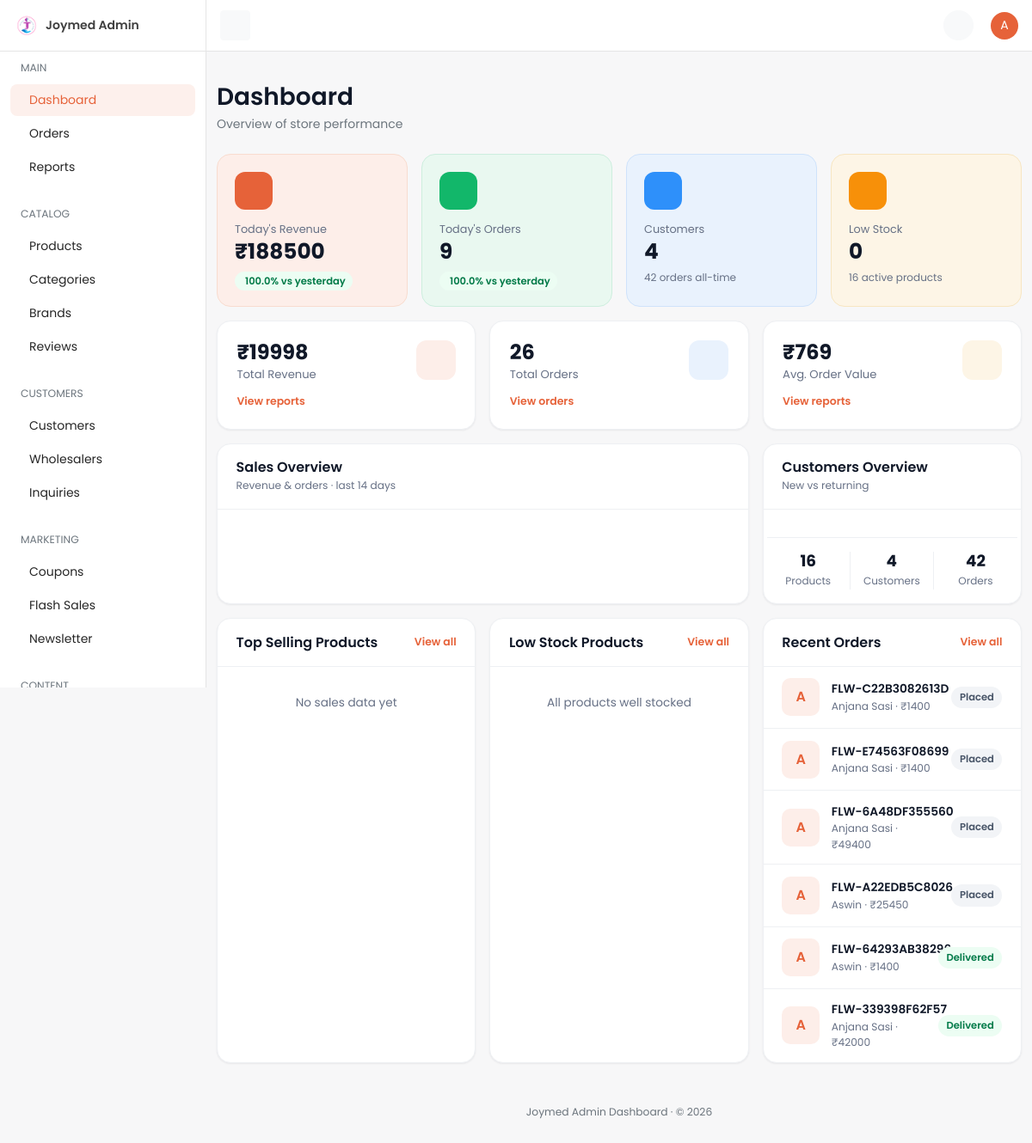
Page /dashboard/ (signed in) on the earlier database version.
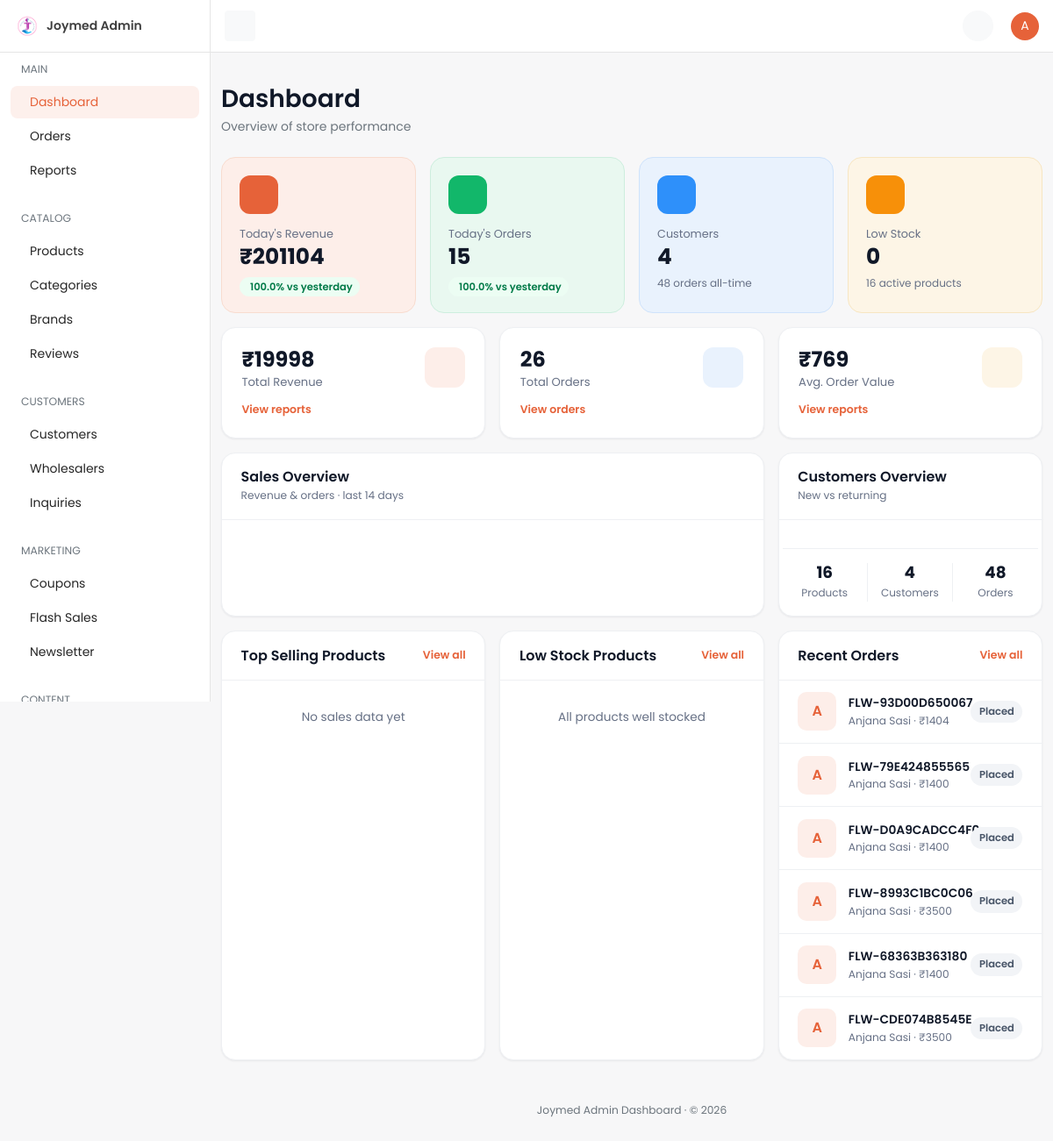
Same page on the later database version.
### orders/models.py (models this page shows, shortened)
class Order(TimeStampedModel):
    customer_profile = models.ForeignKey(
        "accounts.CustomerProfile",
        on_delete=models.CASCADE,
        related_name="orders",
        null=True,
        blank=True,
        verbose_name="Customer profile",
        help_text="Owner of this order; null for guest checkout.",
    )
    cart = models.ForeignKey(
        "cart.Cart",
        on_delete=models.SET_NULL,
        null=True,
        blank=True,
        related_name="orders",
        verbose_name="Source cart",
    )
    order_number = models.CharField(
        max_length=32,
        unique=True,
        db_index=True,
        verbose_name="Order number",
        help_text="Human-readable unique order reference.",
    )
    idempotency_key = models.CharField(
        max_length=64,
        unique=True,
        null=True,
        blank=True,
        db_index=True,
        verbose_name="Idempotency key",
        help_text="Client-supplied key preventing duplicate order creation.",
    )
    order_status = models.CharField(
        max_length=20,
        choices=OrderStatus.choices,
        default=OrderStatus.RECEIVED,
        db_index=True,
        verbose_name="Order status",
    )
    delivery_date = models.DateField(
        null=True,
        blank=True,
        verbose_name="Delivery date",
        db_index=True,
    )
    subtotal = models.DecimalField(max_digits=12, decimal_places=2, default=0)
    coupon_discount = models.DecimalField(max_digits=12, decimal_places=2, default=0)
    delivery_charge = models.DecimalField(max_digits=12, decimal_places=2, default=0)
    total_amount = models.DecimalField(
        max_digits=12,
        decimal_places=2,
        verbose_name="Total amount",
        help_text="Order total in the customer's checkout currency.",
    )
    currency = models.ForeignKey(
        "core.Currency",
        on_delete=models.PROTECT,
        null=True,
        blank=True,
        related_name="orders",
        verbose_name="Currency",
    )
    delivery_address_snapshot = models.JSONField(
        default=dict,
        verbose_name="Delivery address snapshot",
    )
    invoice_details = models.JSONField(default=dict, verbose_name="Invoice details")
    class Meta:
        verbose_name = "Order"
        verbose_name_plural = "Orders"
        indexes = [
            models.Index(
                fields=["customer_profile", "-created_at"],
                name="ord_customer_created_idx",
            ),
            models.Index(fields=["order_status"], name="orders_order_status_idx"),
            models.Index(fields=["idempotency_key"], name="orders_idempotency_key_idx"),
        ]
        ordering = ["-created_at"]

### accounts/models.py (models this page shows, shortened)
class CustomerProfile(TimeStampedModel):
    user = models.OneToOneField(
        settings.AUTH_USER_MODEL,
        on_delete=models.CASCADE,
        related_name="customer_profile",
        verbose_name="User",
        help_text="Linked Django auth user.",
    )
    phone = models.CharField(
        max_length=20,
        blank=True,
        db_index=True,
        verbose_name="Phone number",
        help_text="Customer mobile number used for OTP login.",
    )
    phone_verified = models.BooleanField(
        default=False,
        verbose_name="Phone verified",
        help_text="True after a successful OTP verification for this phone.",
    )
    preferred_language = models.CharField(
        max_length=5,
        choices=settings.LANGUAGES,
        default=settings.LANGUAGE_CODE,
        verbose_name="Preferred language",
        help_text="Customer's preferred storefront language.",
    )
    preferred_currency = models.ForeignKey(
        "core.Currency",
        on_delete=models.PROTECT,
        related_name="customer_profiles",
        verbose_name="Preferred currency",
        help_text="Currency used to display prices for this customer.",
    )
    date_of_birth = models.DateField(
        null=True,
        blank=True,
        verbose_name="Date of birth",
        help_text="Optional date of birth for personalization.",
    )
    default_address = models.ForeignKey(
        "accounts.Address",
        on_delete=models.SET_NULL,
        null=True,
        blank=True,
        related_name="+",
        verbose_name="Default address",
        help_text="Customer's primary delivery address.",
    )
    notify_via_email = models.BooleanField(
        default=True,
        verbose_name="Email notifications",
        help_text="Receive order updates via email.",
    )
    notify_via_sms = models.BooleanField(
        default=True,
        verbose_name="SMS notifications",
        help_text="Receive order updates via SMS.",
    )
    notify_via_whatsapp = models.BooleanField(
        default=False,
        verbose_name="WhatsApp notifications",
        help_text="Receive order updates via WhatsApp.",
    )
    class Meta:
        verbose_name = "Customer profile"
        verbose_name_plural = "Customer profiles"
        indexes = [
            models.Index(fields=["phone"], name="accounts_profile_phone_idx"),
        ]
    def __str__(self) -> str:
        return self.user.get_full_name() or self.user.email or str(self.pk)

### dashboard/views/home.py (the view)
# urls.py: path("", home.home_view, name="home"),
@dashboard_required
@require_GET
def home_view(request: HttpRequest) -> HttpResponse:
    summary = get_admin_dashboard_summary()
    sales_series = selectors.get_sales_series(days=14)
    customer_split = selectors.get_customer_split()
    counts = selectors.get_dashboard_counts()
    totals = DailySalesReport.objects.aggregate(
        revenue=Sum("revenue"),
        orders=Sum("order_count"),
    )
    total_revenue = totals["revenue"] or 0
    total_orders = totals["orders"] or 0
    avg_order_value = (float(total_revenue) / total_orders) if total_orders else 0
    default_currency = Currency.objects.filter(is_default=True).first()
    context = {
        "nav_section": "home",
        "page_title": "Dashboard",
        "currency_symbol": default_currency.symbol if default_currency else "",
        "summary": summary,
        "counts": counts,
        "revenue_delta": _pct_delta(summary["today_revenue"], summary["yesterday_revenue"]),
        "order_delta": _pct_delta(summary["today_order_count"], summary["yesterday_order_count"]),
        "total_revenue": total_revenue,
        "total_orders": total_orders,
        "avg_order_value": avg_order_value,
        "top_products": selectors.get_top_products(limit=5),
        "low_stock": selectors.get_low_stock_products(limit=5),
        "recent_orders": selectors.get_recent_orders(limit=6),
        "sales_series": sales_series,
        "customer_split": customer_split,
    }
    return render(request, "dashboard/home.html", context)

### cart/selectors.py (called while the page is built)
def get_cart_for_request(*, request: HttpRequest) -> Optional[Cart]:
    if hasattr(request, _CART_CACHE_ATTR):
        return getattr(request, _CART_CACHE_ATTR)
    if not request.session.session_key:
        request.session.create()
    session_key = request.session.session_key
    cart = None
    if request.user.is_authenticated and hasattr(request.user, "customer_profile"):
        cart = (
            Cart.objects.filter(customer_profile=request.user.customer_profile)
            .select_related("currency", "destination_city")
            .first()
        )
    if cart is None:
        cart = (
            Cart.objects.filter(session_key=session_key)
            .select_related("currency", "destination_city")
            .first()
        )
    setattr(request, _CART_CACHE_ATTR, cart)
    return cart

def get_cart_item_count(*, cart: Cart | None) -> int:
    if cart is None:
        return 0
    total = CartItem.objects.filter(cart=cart).aggregate(total=Sum("quantity"))["total"]
    return int(total or 0)

def get_cart_count(*, request: HttpRequest) -> int:
    cart = get_cart_for_request(request=request)
    return get_cart_item_count(cart=cart)

### dashboard/templates/dashboard/home.html (shortened to what the changed rows need)
{% extends "dashboard/base.html" %}
{% load static dashboard_extras %}
{% block page_title %}Dashboard{% endblock %}
{% block content %}
<div class="row g-3 mb-3">
  <div class="col-xl-3 col-md-6">
    <div class="kpi-tile tile-rose">
      <div class="kpi-icon"></div>
      <p class="kpi-label">Today's Revenue</p>
      <h3 class="kpi-value">{{ currency_symbol }}{{ summary.today_revenue|floatformat:0 }}</h3>
      {% if revenue_delta is not None %}
      <span class="trend {% if revenue_delta >= 0 %}trend-up{% else %}trend-down{% endif %}">
        {{ revenue_delta }}% vs yesterday
      </span>
      {% else %}<span class="kpi-sub">vs yesterday</span>{% endif %}
    </div>
  </div>
  <div class="col-xl-3 col-md-6">
    <div class="kpi-tile tile-green">
      <div class="kpi-icon"></div>
      <p class="kpi-label">Today's Orders</p>
      <h3 class="kpi-value">{{ summary.today_order_count }}</h3>
      {% if order_delta is not None %}
      <span class="trend {% if order_delta >= 0 %}trend-up{% else %}trend-down{% endif %}">
        {{ order_delta }}% vs yesterday
      </span>
      {% else %}<span class="kpi-sub">vs yesterday</span>{% endif %}
    </div>
  </div>
  <div class="col-xl-3 col-md-6">
    <div class="kpi-tile tile-blue">
      <div class="kpi-icon"></div>
      <p class="kpi-label">Customers</p>
      <h3 class="kpi-value">{{ counts.customer_count }}</h3>
      <span class="kpi-sub">{{ counts.order_count }} orders all-time</span>
    </div>
  </div>
</div>
<div class="row g-3 mb-3">
  <div class="col-12 col-lg-4">
    <div class="card h-100">
      <div class="card-body text-center">
        <div class="row overview-stats mt-3">
          <div class="col-4"><h4>{{ counts.order_count }}</h4><span>Orders</span></div>
        </div>
      </div>
    </div>
  </div>
</div>
<div class="row g-3">
  <div class="col-lg-4">
    <div class="card h-100">
      <div class="card-body p-0">
        {% for order in recent_orders %}
        <div class="list-row">
          <span class="thumb thumb-fallback">{{ order.customer_profile|default:"G"|stringformat:"s"|first|upper }}</span>
          <div class="list-main">
            <a href="{% url 'dashboard:order-detail' order.pk %}" class="list-title link">{{ order.order_number }}</a>
            <p class="list-meta">{{ order.customer_profile|default:"Guest" }} · {{ currency_symbol }}{{ order.total_amount|floatformat:0 }}</p>
          </div>
          <span class="pill {{ order.order_status|status_pill }}">{{ order.get_order_status_display }}</span>
        </div>
        {% empty %}
        <p class="empty-state">No orders yet</p>
        {% endfor %}
      </div>
    </div>
  </div>
</div>
{% endblock %}

Differences in the rows shown:
no longer on this page (row edited): Order: customer_profile|first "A", order_number "FLW-C22B3082613D", customer_profile "Anjana Sasi", currency_symbol "₹", total_amount "1400", order_status "Placed"
no longer on this page (row edited): Order: customer_profile|first "A", order_number "FLW-E74563F08699", customer_profile "Anjana Sasi", currency_symbol "₹", total_amount "1400", order_status "Placed"
no longer on this page (row unchanged): Order: customer_profile|first "A", order_number "FLW-6A48DF355560", customer_profile "Anjana Sasi", currency_symbol "₹", total_amount "49400", order_status "Placed"
no longer on this page (row unchanged): Order: customer_profile|first "A", order_number "FLW-A22EDB5C8026", customer_profile "Aswin", currency_symbol "₹", total_amount "25450", order_status "Placed"
no longer on this page (row unchanged): Order: customer_profile|first "A", order_number "FLW-64293AB38296", customer_profile "Aswin", currency_symbol "₹", total_amount "1400", order_status "Delivered"
no longer on this page (row unchanged): Order: customer_profile|first "A", order_number "FLW-339398F62F57", customer_profile "Anjana Sasi", currency_symbol "₹", total_amount "42000", order_status "Delivered"
added Order: customer_profile|first "A", order_number "FLW-93D00D650067", customer_profile "Anjana Sasi", currency_symbol "₹", total_amount "1404", order_status "Placed"
added Order: customer_profile|first "A", order_number "FLW-79E424855565", customer_profile "Anjana Sasi", currency_symbol "₹", total_amount "1400", order_status "Placed"
added Order: customer_profile|first "A", order_number "FLW-D0A9CADCC4F0", customer_profile "Anjana Sasi", currency_symbol "₹", total_amount "1400", order_status "Placed"
added Order: customer_profile|first "A", order_number "FLW-8993C1BC0C06", customer_profile "Anjana Sasi", currency_symbol "₹", total_amount "3500", order_status "Placed"
added Order: customer_profile|first "A", order_number "FLW-68363B363180", customer_profile "Anjana Sasi", currency_symbol "₹", total_amount "1400", order_status "Placed"
added Order: customer_profile|first "A", order_number "FLW-CDE074B8545E", customer_profile "Anjana Sasi", currency_symbol "₹", total_amount "3500", order_status "Placed"
Other differences:
{{ summary.today_revenue|floatformat:0 }}: "188500" → "201104"
{{ summary.today_order_count }}: "9" → "15"
{{ counts.order_count }}: "42" → "48"
